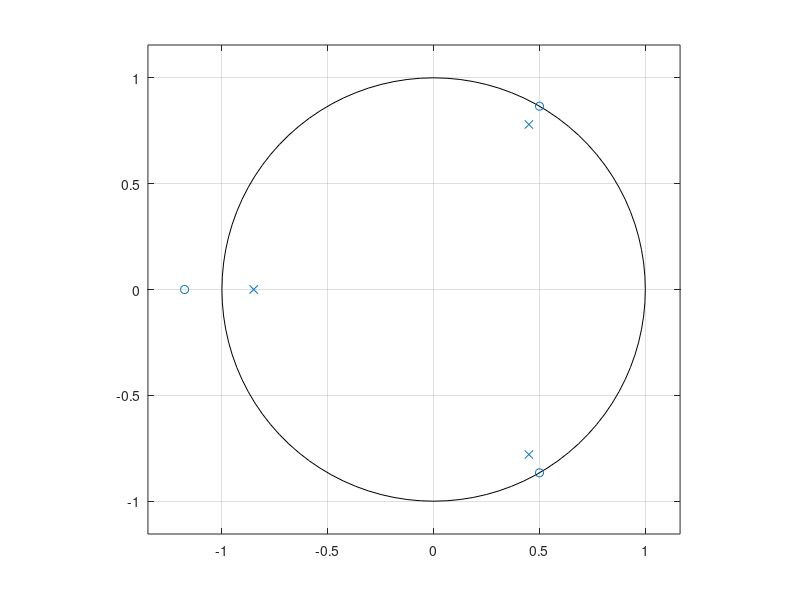
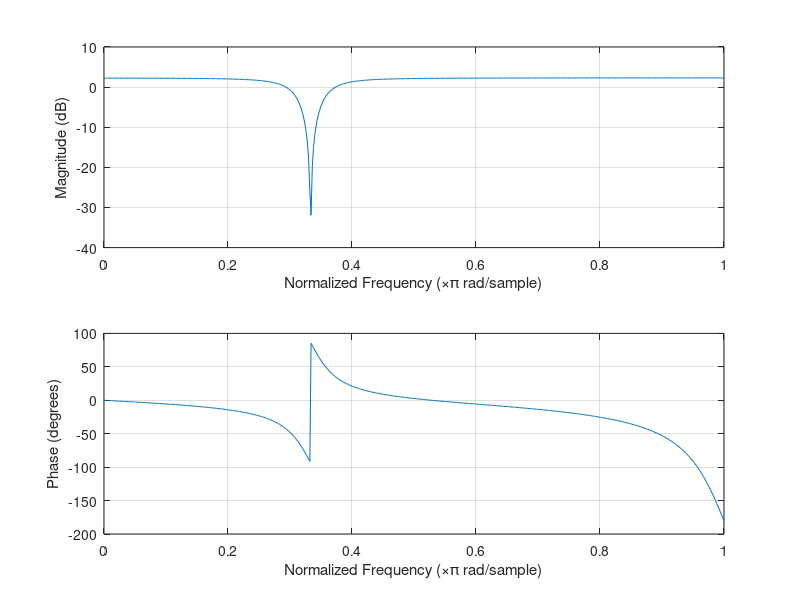
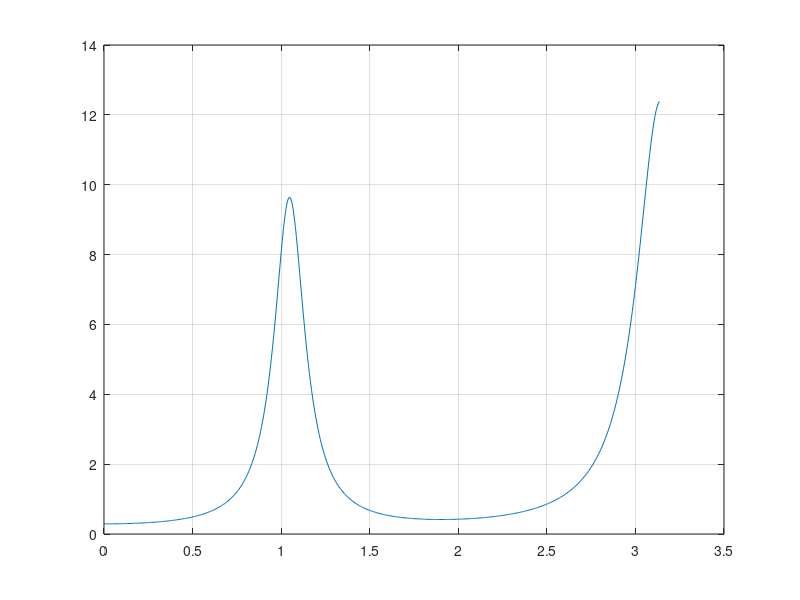

The MATLAB source for these figures, in order:
%% Problem 1
clear, clc, close all

b = conv(conv([1 -exp(1j*pi/3)], [1 -exp(-1j*pi/3)]), [1 1/0.85]);
a = conv(conv([1 -0.9*exp(1j*pi/3)], [1 -0.9*exp(-1j*pi/3)]), [1 0.85]);

%% a)
zplane(b, a) % b and a must be row vectors
saveas(gca, '../figs/hw4q1a_pole_zero', 'epsc')

%% b)
figure, freqz(b, a)
saveas(gca, '../figs/hw4q1b_mag_phase', 'epsc')

%% c)
figure, grpdelay(b, a)
saveas(gca, '../figs/hw4q1b_grpdelay', 'epsc')
